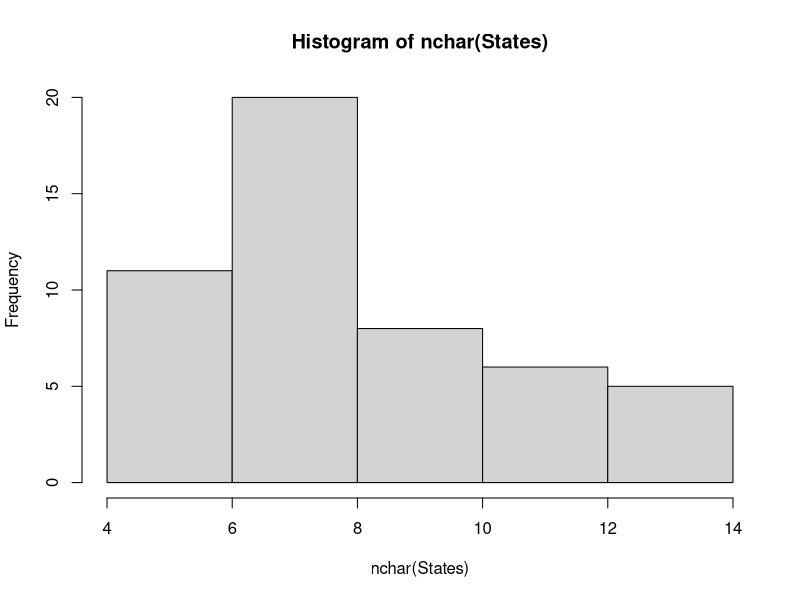

The R script that drew this image: (Note: this script raises an error after producing the figure.)
# Assignment 4.3

USArrests
States = rownames(USArrests)
States

# Get states names with 'w'.

States[grep("w", States)]

#Get states names with 'W'.

States[grep("W", States)]

# 2. Prepare a Histogram of the number of characters in each US state.

df <- nchar(States)
df
hist(nchar(States))

States <- rownames(USArrests)
No_of_Char <- nchar(x)

df <- data.frame(States, No_of_Char)
df
barplot(df$No_of_Char, main = "Number of Characters in US State",
        xlab = "States", ylab = "Number of Character in Each State",
        col = "green", axes = TRUE
)
